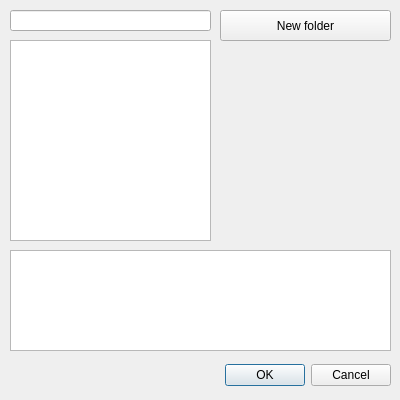
<?xml version="1.0" encoding="UTF-8"?>
<ui version="4.0">
 <class>NewEntry</class>
 <widget class="QDialog" name="NewEntry">
  <property name="geometry">
   <rect>
    <x>0</x>
    <y>0</y>
    <width>400</width>
    <height>400</height>
   </rect>
  </property>
  <property name="windowTitle">
   <string>New entry</string>
  </property>
  <widget class="QDialogButtonBox" name="buttonBox">
   <property name="geometry">
    <rect>
     <x>10</x>
     <y>360</y>
     <width>381</width>
     <height>31</height>
    </rect>
   </property>
   <property name="orientation">
    <enum>Qt::Horizontal</enum>
   </property>
   <property name="standardButtons">
    <set>QDialogButtonBox::Cancel|QDialogButtonBox::Ok</set>
   </property>
  </widget>
  <widget class="QPlainTextEdit" name="plainTextEdit">
   <property name="geometry">
    <rect>
     <x>10</x>
     <y>250</y>
     <width>381</width>
     <height>101</height>
    </rect>
   </property>
  </widget>
  <widget class="QTreeView" name="treeView">
   <property name="geometry">
    <rect>
     <x>10</x>
     <y>40</y>
     <width>201</width>
     <height>201</height>
    </rect>
   </property>
  </widget>
  <widget class="QPushButton" name="newFolderButton">
   <property name="geometry">
    <rect>
     <x>220</x>
     <y>10</y>
     <width>171</width>
     <height>31</height>
    </rect>
   </property>
   <property name="text">
    <string>New folder</string>
   </property>
  </widget>
  <widget class="QLineEdit" name="search">
   <property name="geometry">
    <rect>
     <x>10</x>
     <y>10</y>
     <width>201</width>
     <height>21</height>
    </rect>
   </property>
  </widget>
 </widget>
 <resources/>
 <connections>
  <connection>
   <sender>buttonBox</sender>
   <signal>accepted()</signal>
   <receiver>NewEntry</receiver>
   <slot>accept()</slot>
   <hints>
    <hint type="sourcelabel">
     <x>248</x>
     <y>254</y>
    </hint>
    <hint type="destinationlabel">
     <x>157</x>
     <y>274</y>
    </hint>
   </hints>
  </connection>
  <connection>
   <sender>buttonBox</sender>
   <signal>rejected()</signal>
   <receiver>NewEntry</receiver>
   <slot>reject()</slot>
   <hints>
    <hint type="sourcelabel">
     <x>316</x>
     <y>260</y>
    </hint>
    <hint type="destinationlabel">
     <x>286</x>
     <y>274</y>
    </hint>
   </hints>
  </connection>
 </connections>
</ui>
